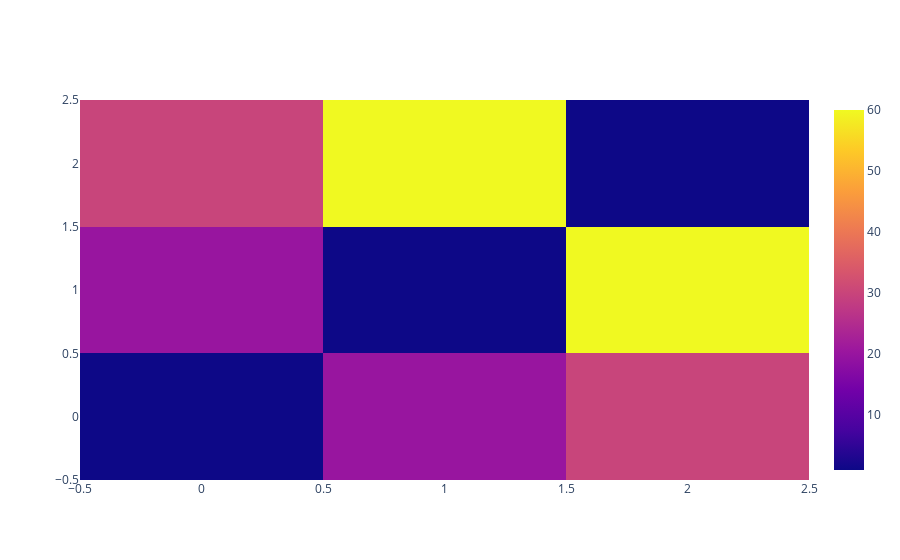

Source (notebook cell):
### Code cell
import plotly.graph_objects as go

fig = go.Figure(
    data=go.Heatmap(
        z=[[1, 20, 30],
          [20, 1, 60],
          [30, 60, 1]]))
fig.show()

### Figure 1 — Plotly figure (JSON) as saved in the notebook; plotly's stock layout.template omitted (floating-point values rounded to 4 significant figures)
{"data": [{"type": "heatmap", "z": [[1, 20, 30], [20, 1, 60], [30, 60, 1]]}], "layout": {}}
